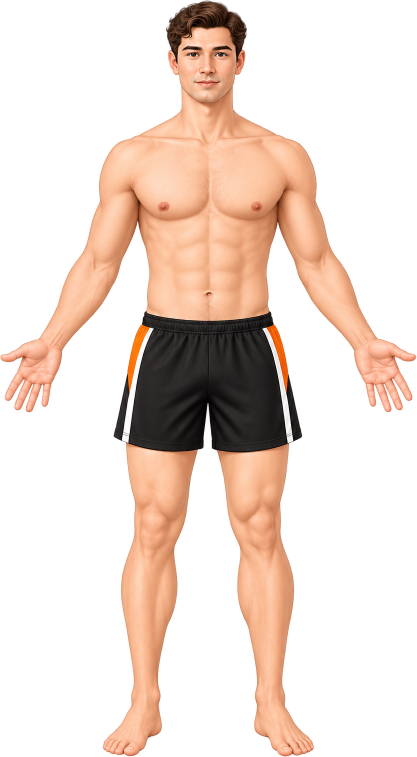
#> input picture images/body_log_male.png, 833 x 1513 px (shown at 1/2 size)
$ python body_outline.py
#> lines starting #> are read from the running program, lines starting #| are printed output that depends on the picture; after the words box and inside, x2 and y2 are one past the last pixel; in counts of white or black regions, pixels touching at a corner belong together
"""Regenerates lib/body_outline.dart from the body pictures.

Run from the project root after changing a picture or its rect in
lib/body_map.dart (bodyImageRects):

    python tool/body_outline.py

Needs Pillow and numpy. For each picture it records, every 2 units down the
200 x 440 box, the leftmost and rightmost solid (non-background) point, so the
layout can keep cards off the body.
"""

import os

import numpy as np
from PIL import Image

ROOT = os.path.dirname(os.path.dirname(os.path.abspath(__file__)))
STEP = 2  # box units per row

# Must match bodyImages and bodyImageRects in lib/body_map.dart:
# Figure name -> (picture, (left, top, width, height)).
BODIES = {
    'male': ('images/body_log_male.png', (0, 38.37, 200, 363.27)),
    'female': ('images/body_log_female.png', (0, 29.25, 200, 381.5)),
    'maleBrown': ('images/body_log_male_brown_skin.png', (0.5, 39.39, 204.32, 363.24)),
    'femaleBrown': ('images/body_log_female_brown_skin.png', (-7.15, 34.34, 206.65, 373.22)),
    'maleDark': ('images/body_log_male_dark_skin.png', (-9.94, 43.22, 213.26, 356.25)),
    'femaleDark': ('images/body_log_female_dark_skin.png', (4.91, 24.51, 198.99, 391.86)),
}


def outline(path, rect):
#> called with path = 'images/body_log_male.png', rect = (0, 38.37, 200, 363.3)
    left, top, width, height = rect
    alpha = np.asarray(Image.open(os.path.join(ROOT, path)).convert('RGBA'))[:, :, 3] > 128
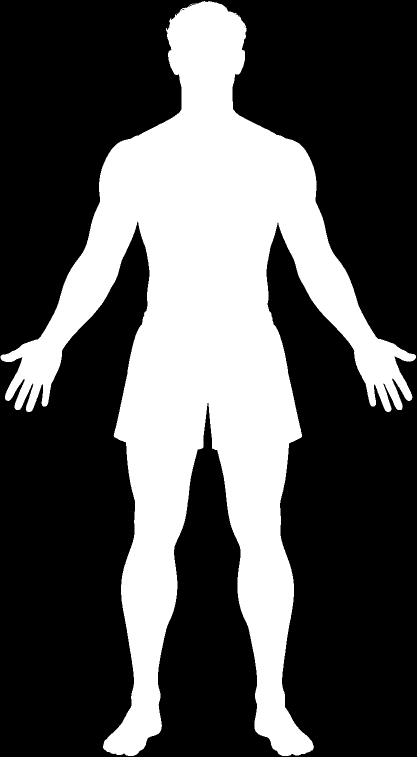
#> alpha: shape (1513, 833) bool (shown at 1/2 size); 32.9% white; 2 white regions (1 under 20 px), largest, box (x1, y1, x2, y2) and area: (1, 2, 832, 1512) 414271
    ph, pw = alpha.shape
#> ph = 1513; pw = 833
    rows = []
    for i in range(440 // STEP):
        y0, y1 = i * STEP, (i + 1) * STEP
        p0 = int(np.floor((y0 - top) / height * ph))
        p1 = int(np.ceil((y1 - top) / height * ph))
        p0, p1 = max(p0, 0), min(p1, ph)
        cols = np.nonzero(alpha[p0:p1].any(axis=0))[0] if p1 > p0 else []
        if len(cols) == 0:
            rows.append(None)
        else:
            rows.append((round(left + cols[0] / pw * width), round(left + (cols[-1] + 1) / pw * width)))
#> after the loop, rows = 220 items
    return rows


def main():
    out = [
        '// Generated by tool/body_outline.py from the body pictures; do not edit.',
        '',
        "import 'models.dart';",
        '',
        '/// Rows every [outlineStep] units down the 200 x 440 box: the leftmost and',
        '/// rightmost solid point of the body, or null where there is none.',
        f'const outlineStep = {STEP};',
        '',
        'const bodyOutlines = <Figure, List<(int, int)?>>{',
    ]
    for name, (path, rect) in BODIES.items():
        rows = outline(path, rect)
#> rows = 220 items
        cells = ', '.join('null' if r is None else f'({r[0]}, {r[1]})' for r in rows)
        out.append(f'  Figure.{name}: [{cells}],')
#> pass 2 of the loop in main, `for name, (path, rect) in BODIES.items():`:
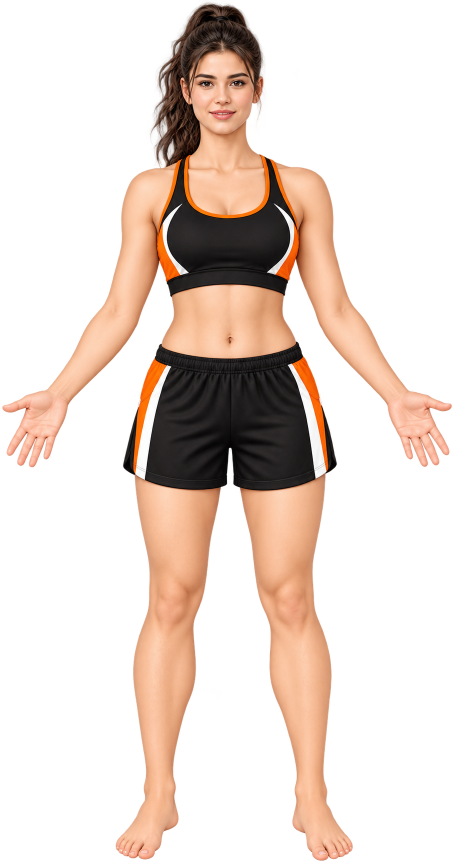
#> input picture images/body_log_female.png, 908 x 1732 px (shown at 1/2 size)
#> in outline (call 2), `alpha = np.asarray(Image.open(os.path.join(ROOT, path)).convert('RGBA'..`:
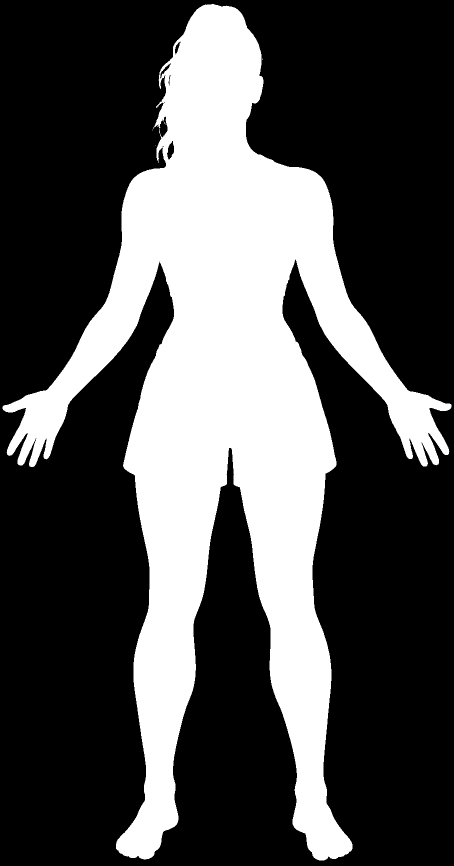
#> alpha: shape (1732, 908) bool (shown at 1/2 size); 31.5% white; 6 white regions (5 under 20 px), largest, box (x1, y1, x2, y2) and area: (5, 8, 903, 1721) 495780
#> pass 3 of the loop in main, `for name, (path, rect) in BODIES.items():`:
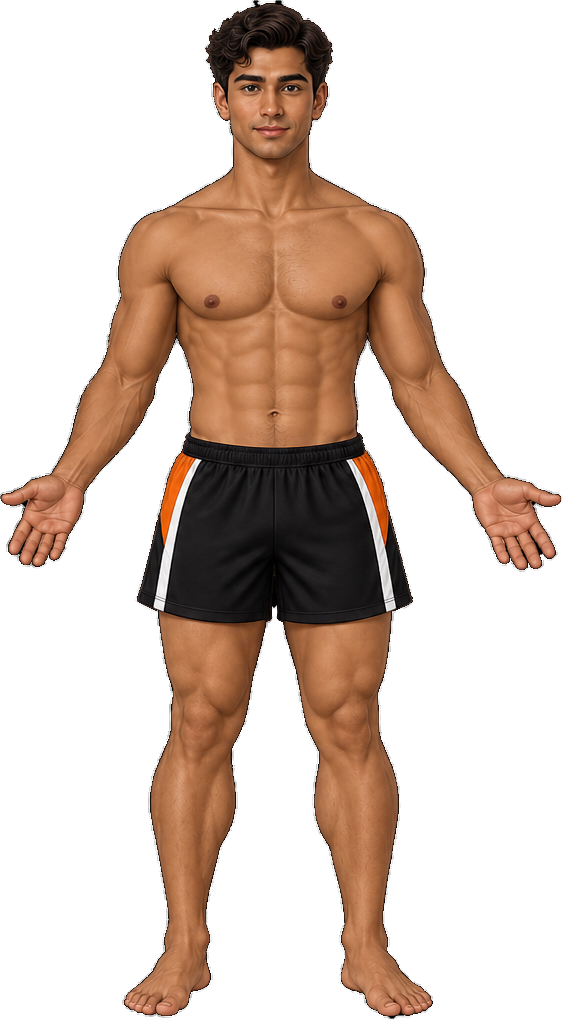
#> input picture images/body_log_male_brown_skin.png, 576 x 1024 px
#> in outline (call 3), `alpha = np.asarray(Image.open(os.path.join(ROOT, path)).convert('RGBA'..`:
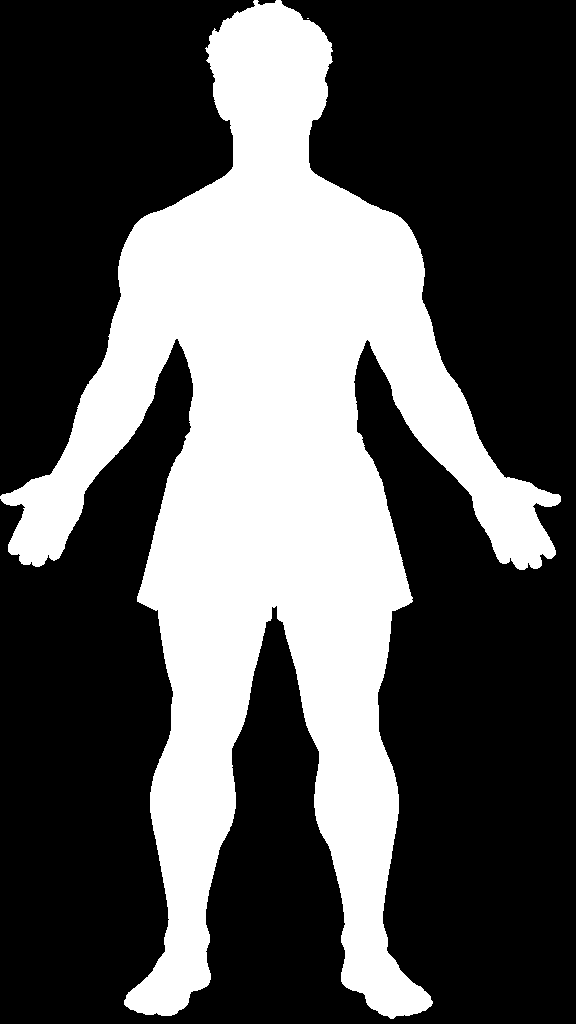
#> alpha: shape (1024, 576) bool; 34.4% white; 2 white regions (1 under 20 px), largest, box (x1, y1, x2, y2) and area: (0, 0, 561, 1019) 203032
#> the loop made 6 passes; the first 3 are shown
    out.append('};')
    dest = os.path.join(ROOT, 'lib', 'body_outline.dart')
    with open(dest, 'w', encoding='utf-8', newline='\n') as f:
        f.write('\n'.join(out) + '\n')
    print('wrote', dest)


if __name__ == '__main__':
    main()
